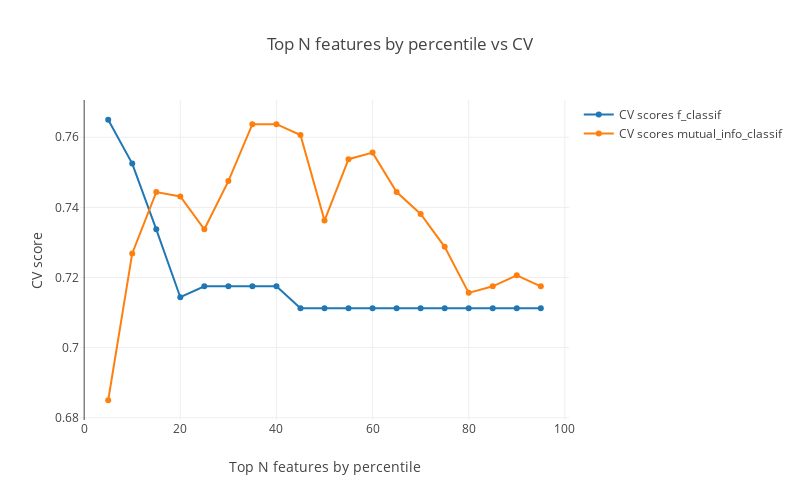

The notebook cell saved with this chart:
### Code cell
data = [go.Scatter(x = list(range(5, 100, 5)),
                   y = scores_dict['f_classif'],
                   name = 'CV scores f_classif'
                   ),
        go.Scatter(x = list(range(5, 100, 5)),
                   y = scores_dict['mutual_info_classif'],
                   name = 'CV scores mutual_info_classif'
                   )
        ]
layout = go.Layout(dict(title = "Top N features by percentile vs CV",
                   xaxis = dict(title = 'Top N features by percentile'),
                   yaxis = dict(title = 'CV score'),
                   width=800,
                   height=500,
                  ))
py.iplot(dict(data = data, layout = layout), filename = 'basic-line')

### Figure 1 — Plotly figure (JSON) as saved in the notebook; plotly's stock layout.template omitted (floating-point values rounded to 4 significant figures)
{"data": [{"name": "CV scores f_classif", "type": "scatter", "uid": "f4fad731-8f1d-4b00-a4a5-b33fdb1da2ff", "x": [5, 10, 15, 20, 25, 30, 35, 40, 45, 50, 55, 60, 65, 70, 75, 80, 85, 90, 95], "y": [0.765, 0.7525, 0.7338, 0.7144, 0.7175, 0.7175, 0.7175, 0.7175, 0.7112, 0.7112, 0.7112, 0.7112, 0.7112, 0.7112, 0.7112, 0.7112, 0.7112, 0.7112, 0.7112]}, {"name": "CV scores mutual_info_classif", "type": "scatter", "uid": "8860e513-b921-410a-83db-84c1b8f38186", "x": [5, 10, 15, 20, 25, 30, 35, 40, 45, 50, 55, 60, 65, 70, 75, 80, 85, 90, 95], "y": [0.685, 0.7269, 0.7444, 0.7431, 0.7338, 0.7475, 0.7637, 0.7637, 0.7606, 0.7363, 0.7537, 0.7556, 0.7444, 0.7381, 0.7288, 0.7156, 0.7175, 0.7206, 0.7175]}], "layout": {"height": 500, "title": {"text": "Top N features by percentile vs CV"}, "width": 800, "xaxis": {"title": {"text": "Top N features by percentile"}}, "yaxis": {"title": {"text": "CV score"}}}}
